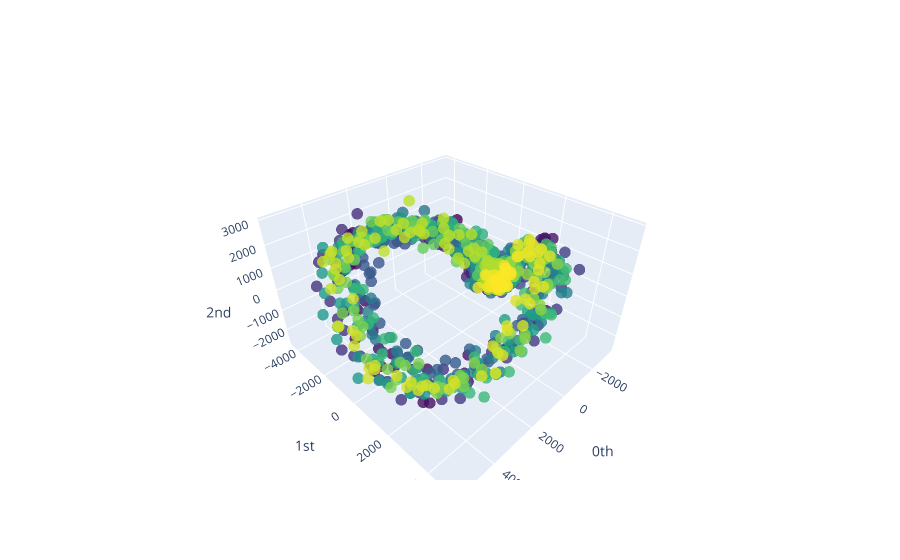

Notebook code for this chart:
### Code cell
pca = PCA(n_components=3)
y_nonperiodic_embedded_pca = pca.fit_transform(y_nonperiodic_embedded)
plot_point_cloud(y_nonperiodic_embedded_pca)

### Figure 1 — Plotly figure (JSON) as saved in the notebook; plotly's stock layout.template omitted (floating-point values rounded to 4 significant figures; data arrays with more than 128 entries replaced by an {"elided": "..."} marker saying what was removed)
{"data": [{"marker": {"color": {"elided": "1042 int values"}, "colorscale": [[0, "#440154"], [0.1111, "#482878"], [0.2222, "#3e4989"], [0.3333, "#31688e"], [0.4444, "#26828e"], [0.5556, "#1f9e89"], [0.6667, "#35b779"], [0.7778, "#6ece58"], [0.8889, "#b5de2b"], [1, "#fde725"]], "opacity": 0.8, "size": 4}, "mode": "markers", "type": "scatter3d", "x": {"elided": "1042 float values"}, "y": {"elided": "1042 float values"}, "z": {"elided": "1042 float values"}}], "layout": {"scene": {"xaxis": {"exponentformat": "e", "showexponent": "all", "title": {"text": "0th"}, "type": "linear"}, "yaxis": {"exponentformat": "e", "showexponent": "all", "title": {"text": "1st"}, "type": "linear"}, "zaxis": {"exponentformat": "e", "showexponent": "all", "title": {"text": "2nd"}, "type": "linear"}}}}
